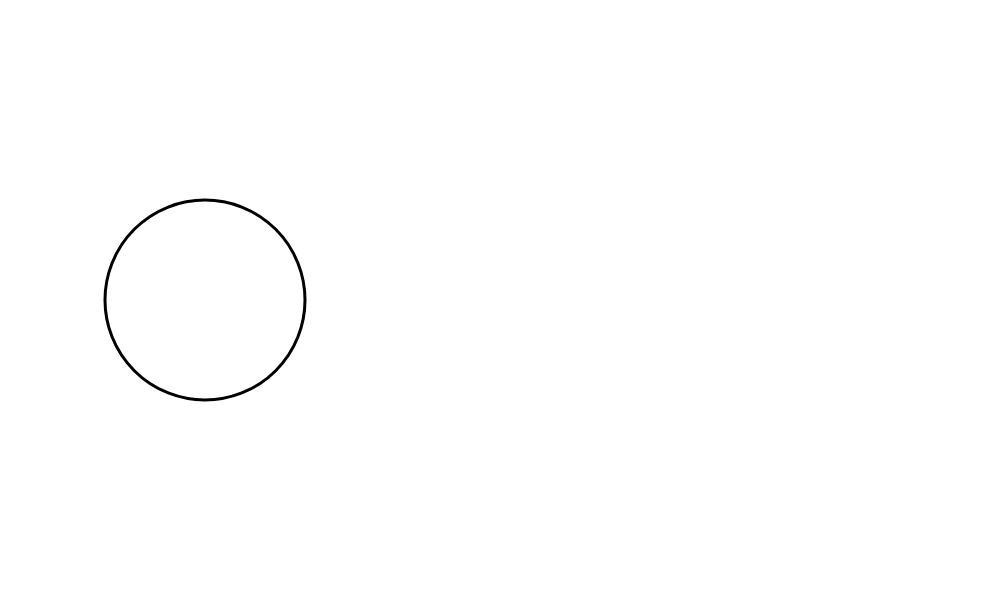
Frame 1 (no input)
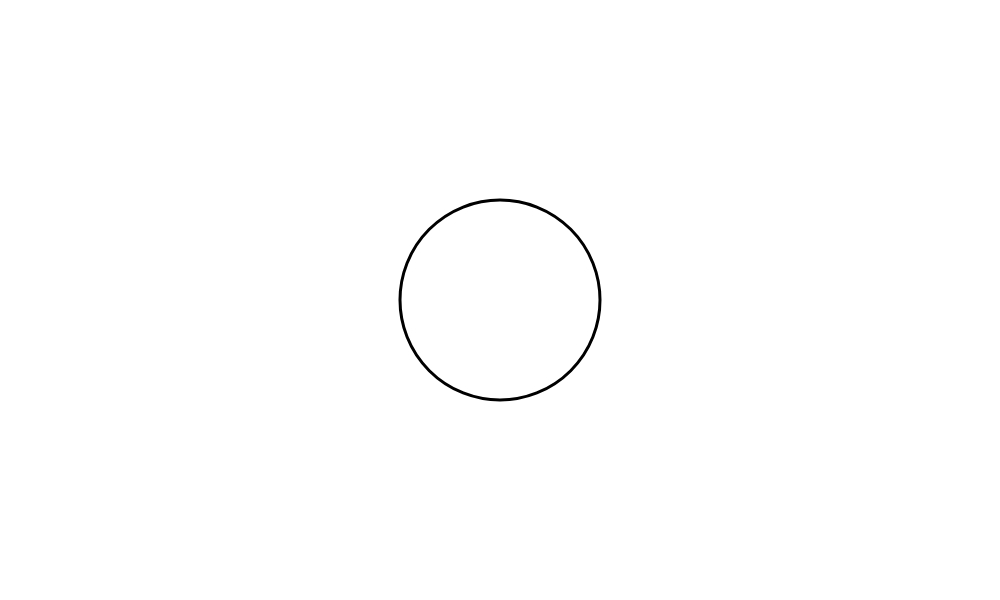
Frame 60 (no input)
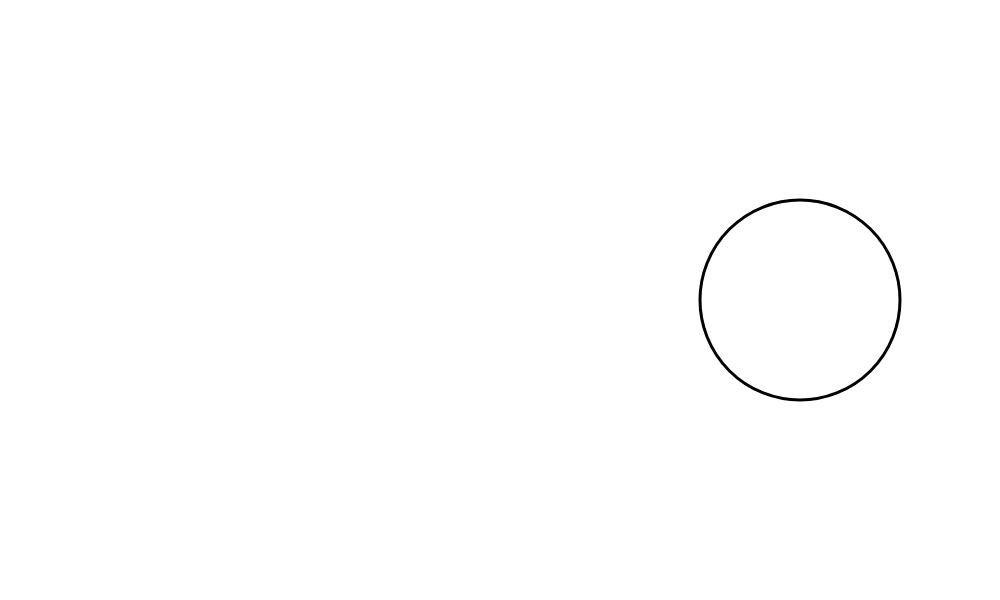
Frame 120 (the mouse pressed at the canvas centre since frame 60)

The p5.js sketch that drew these frames (run headless with seeded random() and noise() and a simulated clock; from frame 60 on, the mouse is pressed at the canvas centre):

// p5.js sketch
// ── sketch.js
function setup() {

createCanvas (1000,600);
strokeWeight(3);

}
var x = 200, s = 5;

function draw()
 {

   clear();
   x = x + s;

  ellipse(x, 300, 200, 200);

  if(x>850)
  {s = s - 5
  }

  if(x<150)
  {s = s + 5
  }
}
